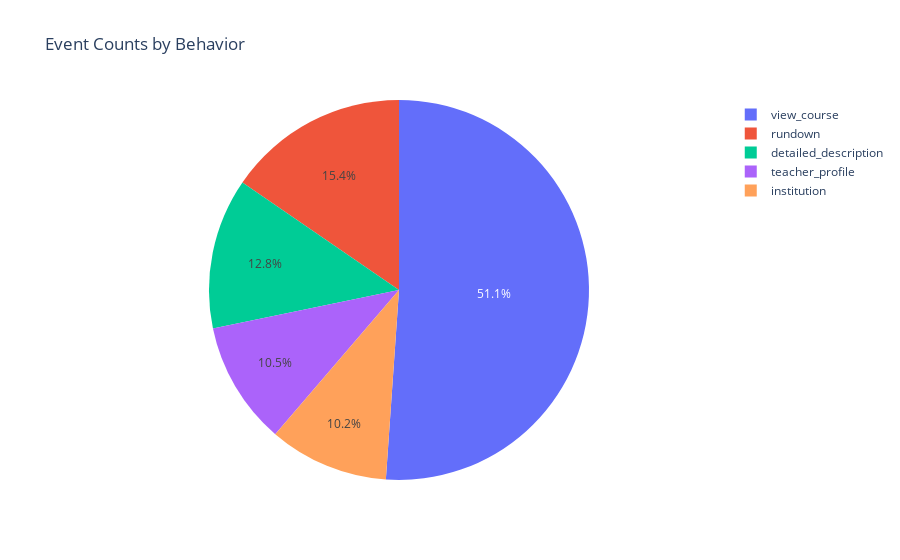

Notebook cell for this chart:
### Markdown cell above
There are five different user behaviors in this dataset, "view_course", "detailed_description", "teacher_profile", "teacher_profile", "rundown", and "institution", with the most "view_course" 8874 times.

### Code cell
# Calculate the count of each behavior using value_counts
behavior_counts = elearning['Event'].value_counts()

# Create pie chart data
data = go.Pie(labels=behavior_counts.index, values=behavior_counts.values)

# Create layout
layout = go.Layout(title='Event Counts by Behavior')

# Create the chart
fig = go.Figure(data=data, layout=layout)

# Show the chart
fig.show()

### Figure 1 — Plotly figure (JSON) as saved in the notebook; plotly's stock layout.template omitted (floating-point values rounded to 4 significant figures)
{"data": [{"labels": ["view_course", "rundown", "detailed_description", "teacher_profile", "institution"], "type": "pie", "values": [8874, 2677, 2229, 1816, 1769]}], "layout": {"title": {"text": "Event Counts by Behavior"}}}
